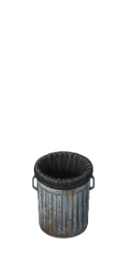
#> input picture 42.13/extract_preview/trashcontainers_01_16_1.png, 128 x 256 px
$ python build_tiles.py
#> lines starting #> are read from the running program, lines starting #| are printed output that depends on the picture
#!/usr/bin/env python3
"""Generate PZ tile pack (.pack) + tile definitions (.tiles) for IWC bins.

Layout: single-row tilesheet with 5 sprites (128x256 each for 2x, 64x128 for 1x).
Tile names: IWC_bins_01_0 .. IWC_bins_01_4.
"""
import os, struct, io
from PIL import Image

ROOT = os.path.dirname(os.path.dirname(os.path.abspath(__file__)))
SRC = os.path.join(ROOT, 'extract_preview')
OUT_PACK = os.path.join(ROOT, 'media', 'texturepacks')
OUT_TILES = os.path.join(ROOT, 'media')
os.makedirs(OUT_PACK, exist_ok=True)
os.makedirs(OUT_TILES, exist_ok=True)

SHEET = 'IWC_bins_01'
SPRITES = [
    ('IWC_bins_01_0', 'trashcontainers_01_16_1.png'),  # Recycle
    ('IWC_bins_01_1', 'trashcontainers_01_18_1.png'),  # Gray
    ('IWC_bins_01_2', 'trashcontainers_01_20_1.png'),  # Round
    ('IWC_bins_01_3', 'trashcontainers_01_21_1.png'),  # Public
    ('IWC_bins_01_4', 'trashcontainers_01_17.png'),    # Green (same craft & world)
]

TILE_META = [
    ("Water Collecting Recycle Bin", "Base.Mov_IWC_RecycleBin"),
    ("Water Collecting Gray Bin", "Base.Mov_IWC_GrayGarbageBin"),
    ("Water Collecting Round Bin", "Base.Mov_IWC_BinRound"),
    ("Water Collecting Public Bin", "Base.Mov_IWC_PublicGarbageBin"),
    ("Water Collecting Green Bin", "Base.Mov_IWC_GreenGarbageBin"),
]
TILE_W_2X, TILE_H_2X = 128, 256
TILE_W_1X, TILE_H_1X = 64, 128

def build_pack(out_path, page_name, tile_w, tile_h, scale):
#> called with out_path = '42.13/media/texturepacks/iwc_bins.pack', page_name = 'iwc_bins0', tile_w = 128, tile_h = 256, scale = 1
    cols = len(SPRITES)
    sheet = Image.new('RGBA', (tile_w*cols, tile_h), (0,0,0,0))
#> sheet: PIL image 640x256 RGBA; every value is 0
    for i,(_,fn) in enumerate(SPRITES):
        img = Image.open(os.path.join(SRC, fn)).convert('RGBA')
#> img is the input picture: PIL image 128x256 RGBA; mean R, G, B, A 10.7, 10.9, 11.1, 33.5
        if img.size != (TILE_W_2X, TILE_H_2X):
            img = img.resize((TILE_W_2X, TILE_H_2X), Image.LANCZOS)
        if scale != 1.0:
            img = img.resize((tile_w, tile_h), Image.LANCZOS)
        sheet.paste(img, (tile_w*i, 0), img)
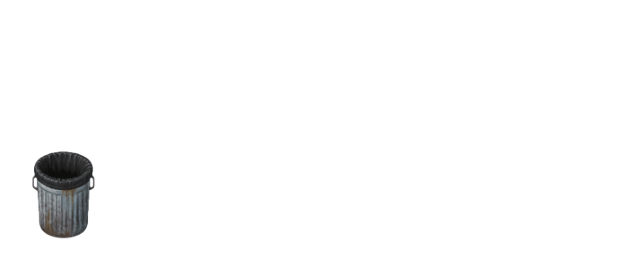
#> sheet: PIL image 640x256 RGBA; mean R, G, B, A 2, 2, 2, 6.6; transparent parts drawn white
#> pass 2 of the loop in build_pack, `for i,(_,fn) in enumerate(SPRITES):`:
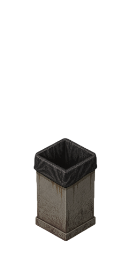
#> input picture 42.13/extract_preview/trashcontainers_01_18_1.png, 128 x 256 px
#> in build_pack, img is the input picture: PIL image 128x256 RGBA; mean R, G, B, A 11.4, 10.5, 9.5, 40.2
#> in build_pack, `sheet.paste(img, (tile_w*i, 0), img)`:
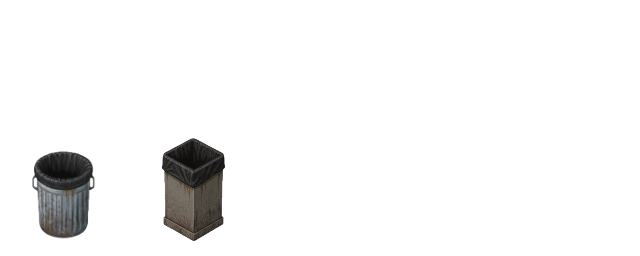
#> sheet: PIL image 640x256 RGBA; mean R, G, B, A 4.1, 4, 3.8, 14.5; transparent parts drawn white
#> pass 3 of the loop in build_pack, `for i,(_,fn) in enumerate(SPRITES):`:
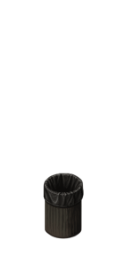
#> input picture 42.13/extract_preview/trashcontainers_01_20_1.png, 128 x 256 px
#> in build_pack, img is the input picture: PIL image 128x256 RGBA; mean R, G, B, A 3.1, 2.9, 2.6, 17.8
#> in build_pack, `sheet.paste(img, (tile_w*i, 0), img)`:
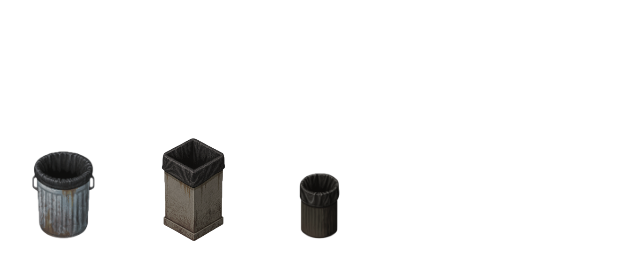
#> sheet: PIL image 640x256 RGBA; mean R, G, B, A 4.7, 4.5, 4.3, 18; transparent parts drawn white
#> the loop made 5 passes; the first 3 are shown
    buf = io.BytesIO()
    sheet.save(buf, 'PNG')
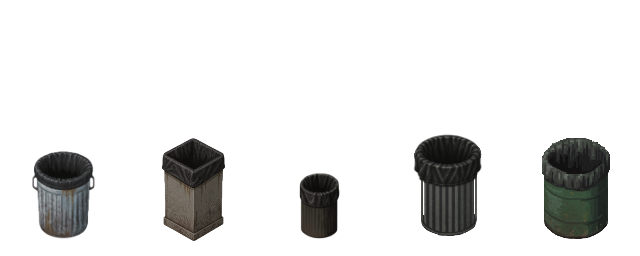
#> sheet: PIL image 640x256 RGBA; mean R, G, B, A 8, 8.1, 7.5, 35.9; transparent parts drawn white
    png = buf.getvalue()

    # single-page pack format (no PZPK magic)
    out = bytearray()
    out += struct.pack('<I', 1)                         # version
    out += struct.pack('<I', len(page_name)) + page_name.encode()
    out += struct.pack('<I', len(SPRITES))              # numSprites
    out += struct.pack('<I', 1)                         # hasMask flag
    for i,(name,_) in enumerate(SPRITES):
        out += struct.pack('<I', len(name)) + name.encode()
        x = tile_w*i; y = 0; w = tile_w; h = tile_h
        ox, oy = 0, 0
        ow, oh = tile_w, tile_h
        out += struct.pack('<8i', x, y, w, h, ox, oy, ow, oh)
    out += png                                          # raw PNG, no length prefix
    out += struct.pack('<I', 0xDEADBEEF)                # end marker
    with open(out_path, 'wb') as f:
        f.write(out)
    print('wrote', out_path, 'pngsize', sheet.size)
#| wrote 42.13/media/texturepacks/iwc_bins.pack pngsize (640, 256)

def build_tiles(out_path):
#> called with out_path = '42.13/media/tiledefinitions.tiles'
    props_per_tile = []
    for i in range(len(SPRITES)):
        custom_name, custom_item = TILE_META[i]
        props_per_tile.append([
            ('BlocksPlacement', ''),
            ('CustomName', custom_name),
            ('CustomItem', custom_item),
            ('IsMoveAble', ''),
            ('IsWaterCollector', ''),
            ('PickUpWeight', '100'),
            ('solidtrans', ''),
        ])
    out = bytearray()
    out += b'tdef'
    out += struct.pack('<I', 1)      # version
    out += struct.pack('<I', 1)      # numSheets
    out += (SHEET + '\n').encode()
    out += (SHEET + '.png\n').encode()
    cols = len(SPRITES); rows = 1
    out += struct.pack('<I', cols)
    out += struct.pack('<I', rows)
    out += struct.pack('<I', 1)      # unknown
    out += struct.pack('<I', cols*rows)  # totalTiles
    for props in props_per_tile:
        out += struct.pack('<I', len(props))
        for n,v in props:
            out += (n + '\n' + v + '\n').encode()
    with open(out_path, 'wb') as f:
        f.write(out)
    print('wrote', out_path)

build_pack(os.path.join(OUT_PACK, 'iwc_bins.pack'), 'iwc_bins0', TILE_W_2X, TILE_H_2X, 1.0)
build_tiles(os.path.join(OUT_TILES, 'tiledefinitions.tiles'))
